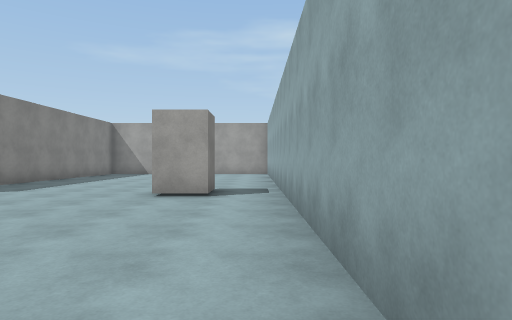
view 1 (above)

20 first-person views from a walk through a Unity game level. The camera is 1.3 m above the floor, looks level and sees 75° across. The floor is counted in squares, 2 m on a side. Each view is taken from the middle of a square. On the plan, view 1 faces up. The plan holds only what a view shows up to about 10 squares ahead; the rest is blank. The place goes on beyond the plan. Surface patterns are stand-ins for the level's own textures.

view 2
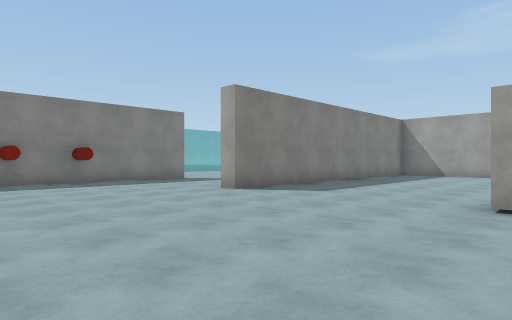

view 3
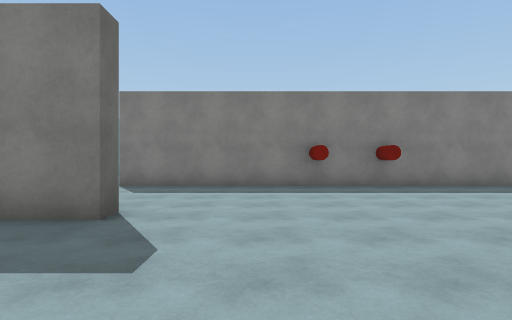

view 4
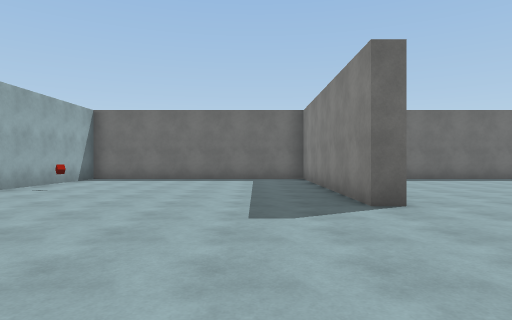

view 5
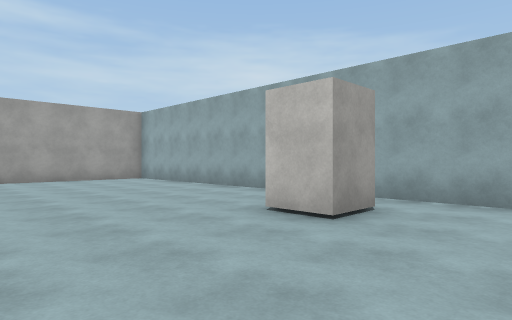

view 6
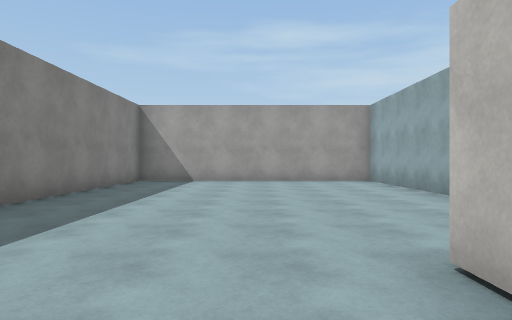

view 7
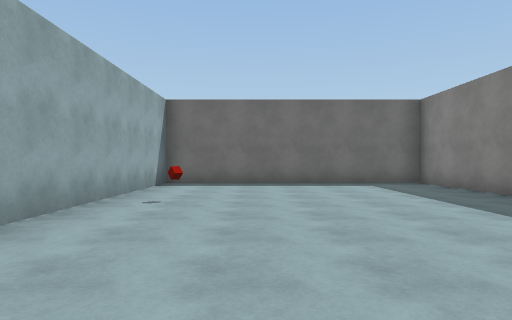

view 8
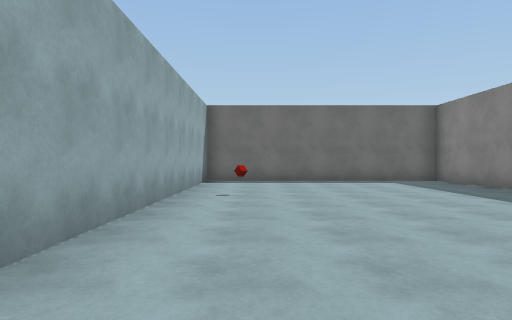

view 9
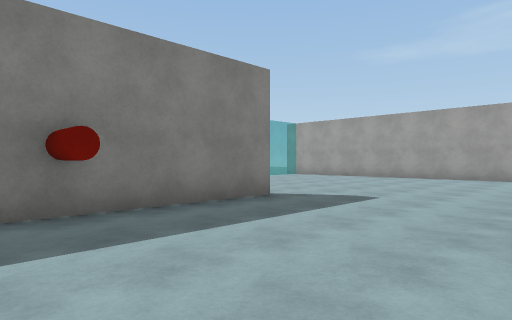

view 10
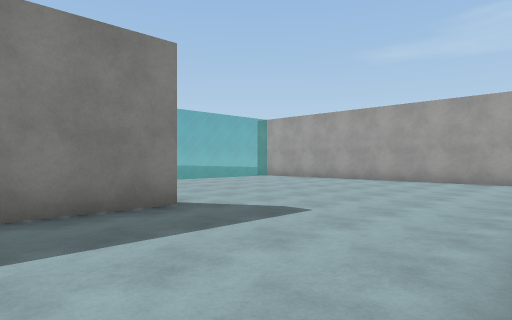

view 11
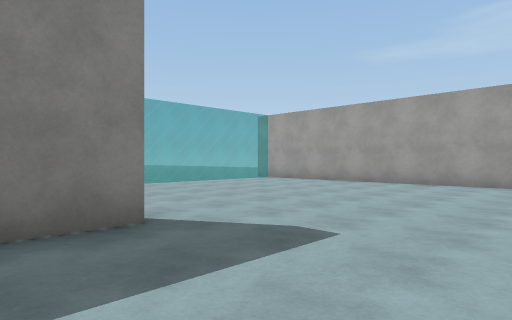

view 12
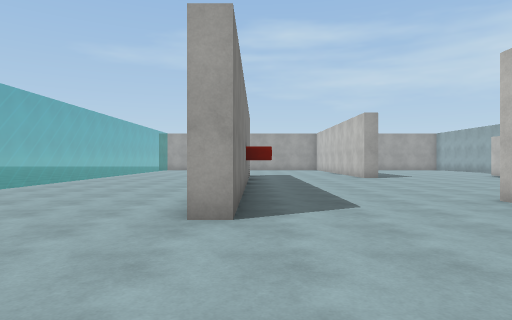

view 13
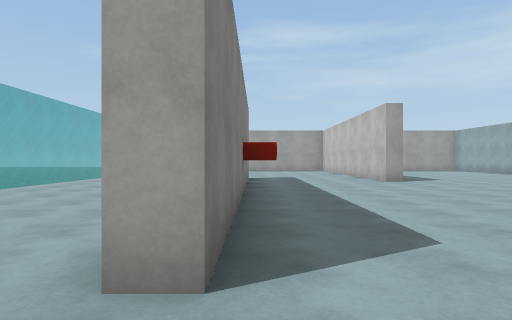

view 14
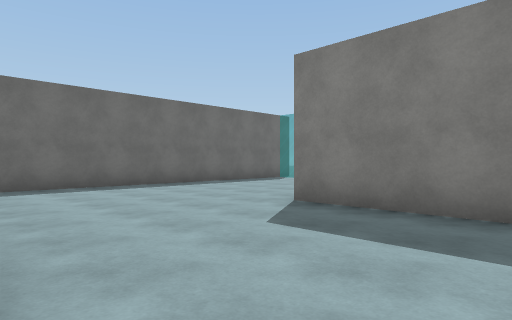

view 15
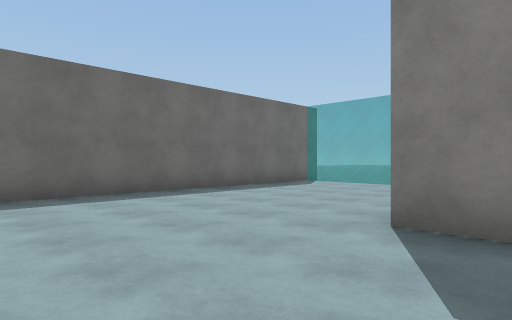

view 16
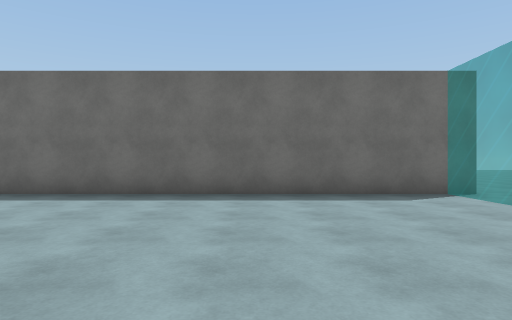

view 17
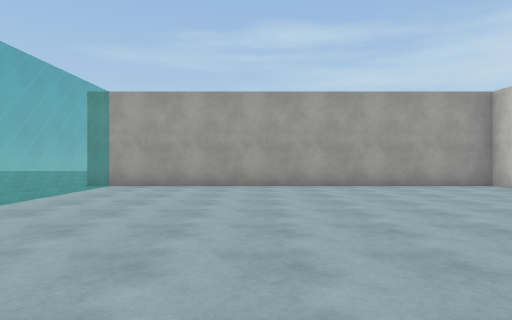

view 18
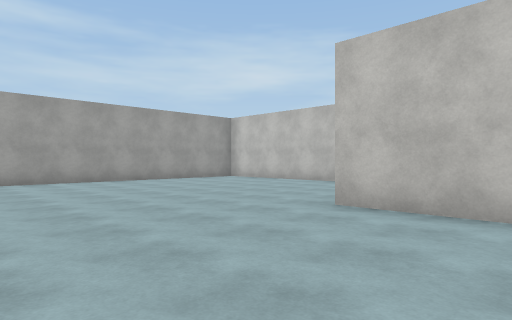

view 19
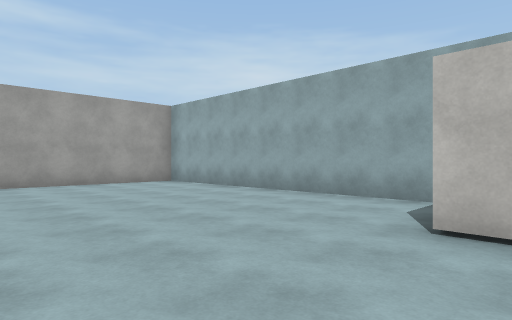

view 20
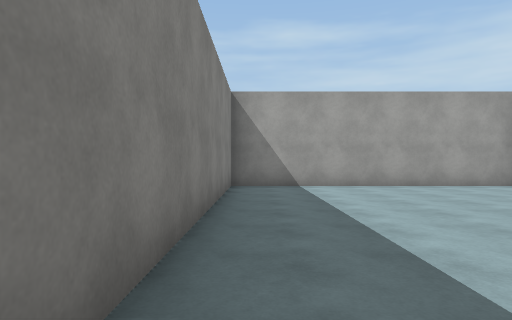

### Floor plan
Key: @ floor where view 1 was taken; # wall or solid block; . floor; = window, fence, low wall or low ledge; B block; C red cube.
Columns run from 17 left of view 1 to 1 right of it. Each row starts with its distance up from view 1.
 16  ##################
 15 =.........#.......#
 14 =.........#.......#
 13 =.........#.......#
 12  .........#.......#
 11 =.........#.......#
 10  .........#.......#
  9  .........#.......#
  8  .........#.......#
  7  .....#...#.....B.#
  6 =.....#...#.....B.#
  5 =.....#...........#
  4 =.... #...........#
  3 =.... #...........#
  2 =.... #...........#
  1  .....#...........#
  0  .....#..........@#
 -1   ....#...#.......#
 -2    ...#...#.......#
 -3   ........#.....C.#
 -4  .........#.......#
 -5 =.........#.......#
 -6 =.........#.......#
 -7 =.........#.......#
 -8  ##################

Where each view was taken, in squares from view 1:
view 1: 0 up, 0 right, facing up
view 2: 1 up, 1 left, facing up-left
view 3: 1 up, 3 left, facing left
view 4: 4 up, 5 left, facing down
view 5: 4 up, 5 left, facing up-right
view 6: 5 up, 3 left, facing up
view 7: 2 up, 2 left, facing down
view 8: 3 up, 1 left, facing down
view 9: 3 up, 7 left, facing up-left
view 10: 5 up, 7 left, facing up-left
view 11: 6 up, 8 left, facing up-left
view 12: 6 down, 11 left, facing up
view 13: 4 down, 11 left, facing up
view 14: 1 up, 7 left, facing down-left
view 15: 1 down, 8 left, facing down-left
view 16: 1 down, 13 left, facing down
view 17: 7 up, 13 left, facing up
view 18: 5 up, 16 left, facing up-right
view 19: 6 up, 5 left, facing up-right
view 20: 7 up, 6 left, facing up
